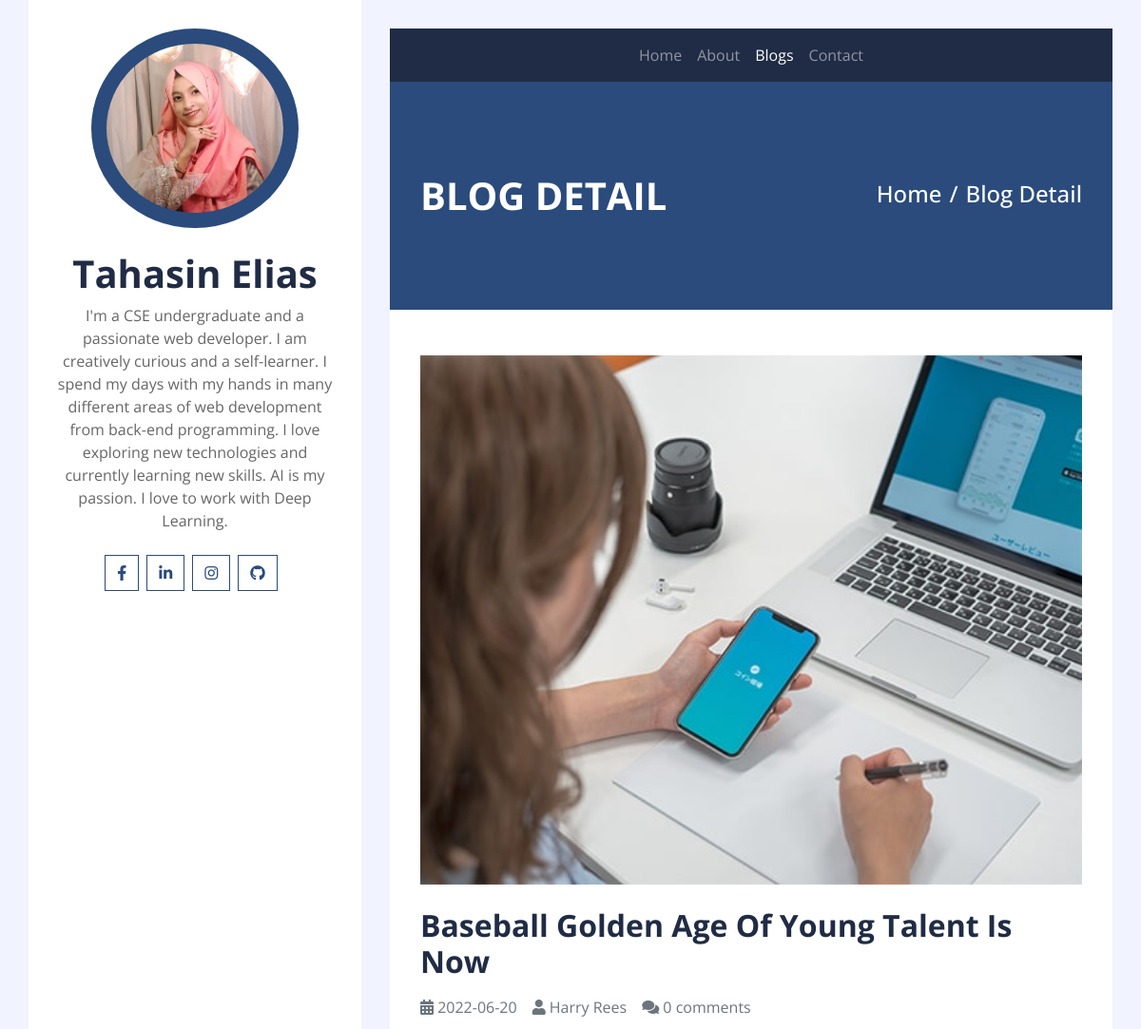
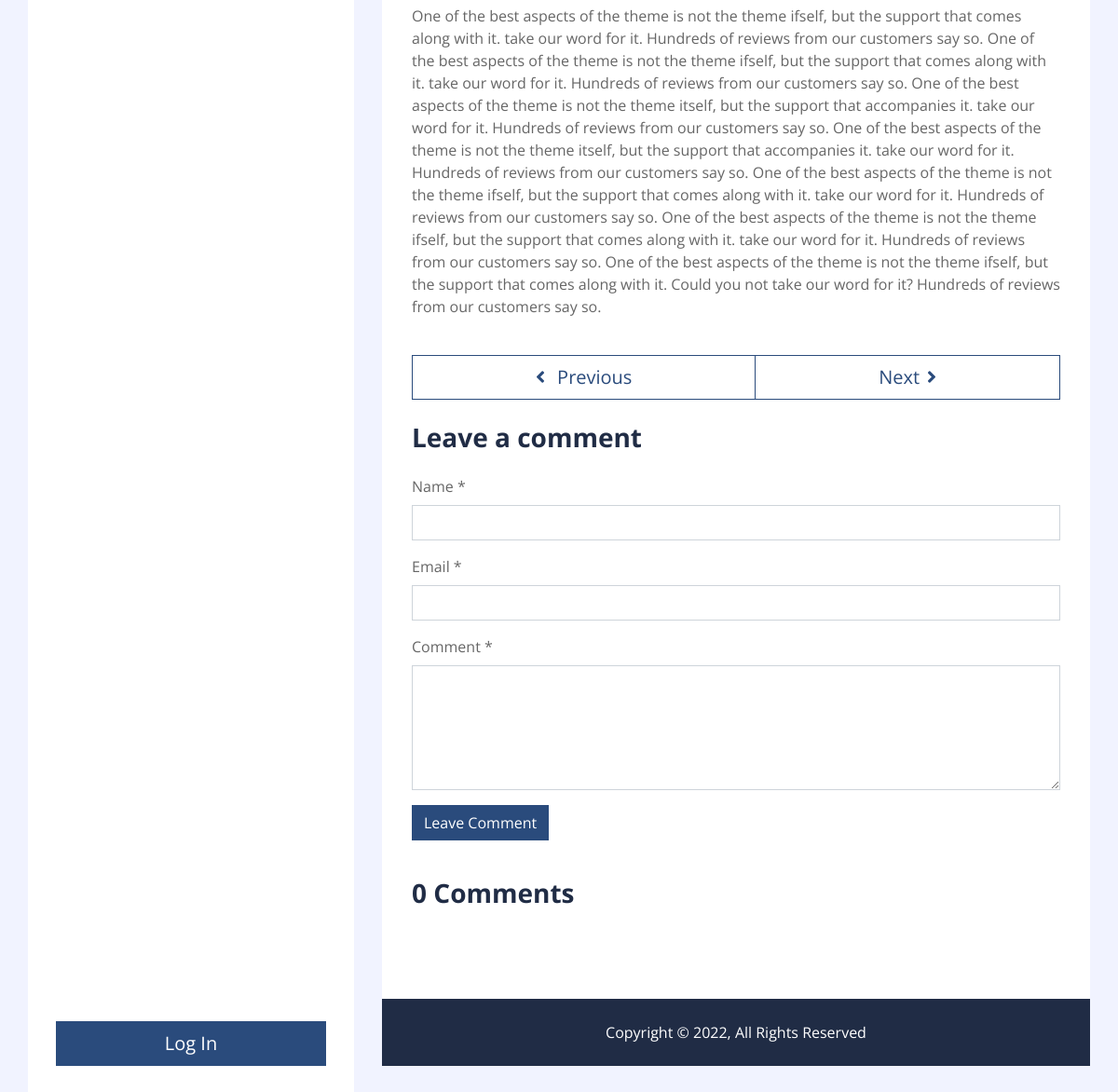
Screenshot of /single.php?b_id=4 with the database file from the repository (2 pictures, top to bottom).
### tables this page shows
CREATE TABLE `blog` (
  `blog_id` int(100) NOT NULL,
  `title` text NOT NULL,
  `author` varchar(100) NOT NULL,
  `content` text NOT NULL,
  `keywords` text NOT NULL,
  `image` text NOT NULL,
  `comments` int(100) NOT NULL,
  `date` date NOT NULL,
  `status` varchar(100) NOT NULL
);

### single.php (the view, shortened to what this page needs)
<?php include "includes/db.php"?>
<!DOCTYPE html>
<html lang="en">
    <head>
        <link href="https://cdnjs.cloudflare.com/ajax/libs/font-awesome/5.10.0/css/all.min.css" rel="stylesheet">
        <link href="css/style.css" rel="stylesheet">
    </head>
<body>
    <div class="wrapper">
        <div class="sidebar">
            <div class="sidebar-text d-flex flex-column h-100 justify-content-center text-center">
                <img class="mx-auto d-block w-75 bg-primary img-fluid rounded-circle mb-4 p-3" src="img/dp.png" alt="Image">
                <h1 class="font-weight-bold">Tahasin Elias</h1>
                <p class="mb-4">
                    I'm a CSE undergraduate and a passionate web developer. I am creatively curious and a self-learner. I spend my days with my hands in many different areas of web development from back-end programming. I love exploring new technologies and currently learning new skills. AI is my passion. I love to work with Deep Learning.
                </p>
                <div class="d-flex justify-content-center mb-5">
                    <a class="btn btn-outline-primary mr-2" target="_blank"  href="https://www.facebook.com/tah.asin.357"><i class="fab fa-facebook-f"></i></a>
                    <a class="btn btn-outline-primary mr-2" target="_blank" href="https://linkedin.com/in/tahasin-mim-63a66b234"><i class="fab fa-linkedin-in"></i></a>
                    <a class="btn btn-outline-primary mr-2" target="_blank"  href="https://www.instagram.com/mimtahasin"><i class="fab fa-instagram"></i></a>
                    <a class="btn btn-outline-primary mr-2" target="_blank"  href="https://github.com/TahasinMim"><i class="fab fa-github"></i></a>
                </div>
                <a href="action.php" class="btn btn-lg btn-block btn-primary mt-auto">Log In</a>
            </div>
        </div>
        <div class="content">
            <div class="container p-0">
                <nav class="navbar navbar-expand-lg bg-secondary navbar-dark">
                    <div class="collapse navbar-collapse justify-content-between" id="navbarCollapse">
                        <div class="navbar-nav m-auto">
                            <a href="index.php" class="nav-item nav-link">Home</a>
                            <a href="about.php" class="nav-item nav-link">About</a>
                            <a href="blog.php" class="nav-item nav-link active">Blogs</a>
                            <a href="contact.php" class="nav-item nav-link">Contact</a>
                        </div>
                    </div>
                </nav>
            </div>
            <div class="container py-5 px-2 bg-primary">
                <div class="row py-5 px-4">
                    <div class="col-sm-6 text-center text-md-left">
                        <h1 class="mb-3 mb-md-0 text-white text-uppercase font-weight-bold">Blog Detail</h1>
                    </div>
                    <div class="col-sm-6 text-center text-md-right">
                        <div class="d-inline-flex pt-2">
                            <h4 class="m-0 text-white"><a class="text-white" href="">Home</a></h4>
                            <h4 class="m-0 text-white px-2">/</h4>
                            <h4 class="m-0 text-white">Blog Detail</h4>
                        </div>
                    </div>
                </div>
            </div>
                    <?php
                    if(isset($_GET['b_id'])){
                        $the_blog_id=$_GET['b_id'];
                    }
                    $query = "SELECT * FROM `blog` WHERE blog_id = '$the_blog_id'";
                    $all_blogs= mysqli_query($conn,$query);
                    while($row=mysqli_fetch_assoc($all_blogs)){
                        $blog_id=$row['blog_id'];
                        $title=$row['title'];
                        $author=$row['author'];
                        $content=$row['content'];
                        $image=$row['image'];
                        $comments=$row['comments'];
                        $date=$row['date'];
                    ?>
            <div class="container py-5 px-2 bg-white">
                <div class="row px-4">
                    <div class="col-12">
                        <img style="width:100%;" class="img-fluid mb-4" src="img/<?php echo $image; ?>" alt="Image">
                        <h2 class="mb-3 font-weight-bold"><?php echo $title; ?></h2>
                        <div class="d-flex">
                            <p class="mr-3 text-muted"><i class="fa fa-calendar-alt"></i> <?php echo $date; ?></p>
                            <p class="mr-3 text-muted"><i class="fa fa-user"></i> <?php echo $author; ?></p>
                            <p class="mr-3 text-muted"><i class="fa fa-comments"></i> <?php echo $comments; ?> comments</p>
                        </div>
                        <p><?php echo $content; ?></p>
                    </div>
                    <div class="col-12 py-4">
                        <div class="btn-group btn-group-lg w-100">
                            <a href="single.php?b_id=<?php echo $blog_id-1; ?>" class="btn btn-outline-primary"><i class="fa fa-angle-left mr-2"></i> Previous</a>
                            <a href="single.php?b_id=<?php echo $blog_id+1; ?>"  class="btn btn-outline-primary">Next<i class="fa fa-angle-right ml-2"></i></a>
                        </div>
                    </div>
                    <div class="col-12">
                        <h3 class="mb-4 font-weight-bold">Leave a comment</h3>
                        <form action="" method="post">
                            <div class="form-group">
                                <label for="name">Name *</label>
                                <input type="text" class="form-control" id="name" name="name">
                            </div>
                            <div class="form-group">
                                <label for="email">Email *</label>
                                <input type="email" class="form-control" id="email" name="email">
                            </div>
                            <div class="form-group">
                                <label for="comment">Comment *</label>
                                <textarea id="comment" cols="30" rows="5" class="form-control" name="comment"></textarea>
                            </div>
                            <div class="form-group">
                                <input type="submit" name="submit" value="Leave Comment" class="btn btn-primary">
                            </div>
                        </form>
                    </div>
                         <div class="col-12 py-4">
                        <h3 class="mb-4 font-weight-bold"><?php echo $comments; ?> Comments</h3>
                    </div>
                </div>
                <?php
                }
                        ?>
            </div>
            <div class="container py-4 bg-secondary text-center">
                <p class="m-0 text-white">
                    Copyright &copy; 2022, All Rights Reserved
                </p>
            </div>
        </div>
    </div>
</body>
</html>

### rows the page displays
blog: image (picture), title "Baseball Golden Age Of Young Talent Is Now", date "2022-06-20", author "Harry Rees", comments "0", content "One of the best aspects of the theme is not the theme ifself, but the support that comes along with it. take our word for it. Hundreds of reviews from our customers say so. One of the best aspects of the theme is not the theme ifself, but the support that comes along with it. take our word for it. Hundreds of reviews from our customers say so. One of the best aspects of the theme is not the theme itself, but the support that accompanies it. take our word for it. Hundreds of reviews from our customers say so. One of the best aspects of the theme is not the theme itself, but the support that accompanies it. take our word for it. Hundreds of reviews from our customers say so. One of the best…"
